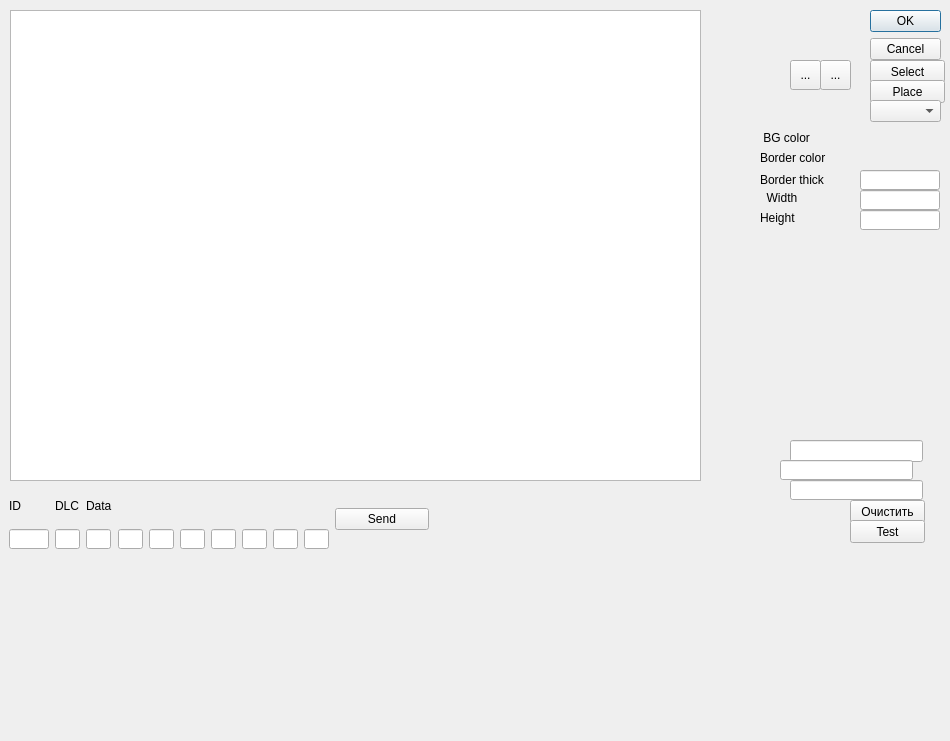
<?xml version="1.0" encoding="UTF-8"?>
<ui version="4.0">
 <class>Dial_lib</class>
 <widget class="QDialog" name="Dial_lib">
  <property name="geometry">
   <rect>
    <x>0</x>
    <y>0</y>
    <width>950</width>
    <height>741</height>
   </rect>
  </property>
  <property name="maximumSize">
   <size>
    <width>16777215</width>
    <height>16777215</height>
   </size>
  </property>
  <property name="font">
   <font>
    <pointsize>9</pointsize>
   </font>
  </property>
  <property name="windowTitle">
   <string>Dial_lib</string>
  </property>
  <property name="toolTipDuration">
   <number>0</number>
  </property>
  <widget class="QWidget" name="widget" native="true">
   <property name="geometry">
    <rect>
     <x>9</x>
     <y>489</y>
     <width>420</width>
     <height>60</height>
    </rect>
   </property>
   <property name="minimumSize">
    <size>
     <width>400</width>
     <height>60</height>
    </size>
   </property>
   <property name="maximumSize">
    <size>
     <width>500</width>
     <height>60</height>
    </size>
   </property>
   <layout class="QHBoxLayout" name="horizontalLayout">
    <item>
     <layout class="QGridLayout" name="gridLayout">
      <item row="1" column="3">
       <widget class="QLineEdit" name="lineEdit_dat1">
        <property name="maximumSize">
         <size>
          <width>25</width>
          <height>20</height>
         </size>
        </property>
       </widget>
      </item>
      <item row="1" column="2">
       <widget class="QLineEdit" name="lineEdit_dat0">
        <property name="minimumSize">
         <size>
          <width>10</width>
          <height>10</height>
         </size>
        </property>
        <property name="maximumSize">
         <size>
          <width>25</width>
          <height>20</height>
         </size>
        </property>
       </widget>
      </item>
      <item row="1" column="6">
       <widget class="QLineEdit" name="lineEdit_dat4">
        <property name="maximumSize">
         <size>
          <width>25</width>
          <height>20</height>
         </size>
        </property>
       </widget>
      </item>
      <item row="1" column="1">
       <widget class="QLineEdit" name="lineEdit_DLC">
        <property name="maximumSize">
         <size>
          <width>25</width>
          <height>20</height>
         </size>
        </property>
       </widget>
      </item>
      <item row="1" column="8">
       <widget class="QLineEdit" name="lineEdit_dat6">
        <property name="maximumSize">
         <size>
          <width>25</width>
          <height>20</height>
         </size>
        </property>
       </widget>
      </item>
      <item row="1" column="9">
       <widget class="QLineEdit" name="lineEdit_dat7">
        <property name="maximumSize">
         <size>
          <width>25</width>
          <height>20</height>
         </size>
        </property>
       </widget>
      </item>
      <item row="1" column="0">
       <widget class="QLineEdit" name="lineEdit_ID">
        <property name="maximumSize">
         <size>
          <width>40</width>
          <height>20</height>
         </size>
        </property>
       </widget>
      </item>
      <item row="1" column="4">
       <widget class="QLineEdit" name="lineEdit_dat2">
        <property name="maximumSize">
         <size>
          <width>25</width>
          <height>20</height>
         </size>
        </property>
       </widget>
      </item>
      <item row="1" column="7">
       <widget class="QLineEdit" name="lineEdit_dat5">
        <property name="maximumSize">
         <size>
          <width>25</width>
          <height>20</height>
         </size>
        </property>
       </widget>
      </item>
      <item row="1" column="5">
       <widget class="QLineEdit" name="lineEdit_dat3">
        <property name="maximumSize">
         <size>
          <width>25</width>
          <height>20</height>
         </size>
        </property>
       </widget>
      </item>
      <item row="0" column="0">
       <widget class="QLabel" name="label_id">
        <property name="text">
         <string>ID</string>
        </property>
       </widget>
      </item>
      <item row="0" column="1">
       <widget class="QLabel" name="label_dlc">
        <property name="text">
         <string>DLC</string>
        </property>
       </widget>
      </item>
      <item row="0" column="2">
       <widget class="QLabel" name="label_data">
        <property name="text">
         <string>Data</string>
        </property>
       </widget>
      </item>
     </layout>
    </item>
    <item>
     <widget class="QPushButton" name="pushButton_send_can">
      <property name="text">
       <string>Send</string>
      </property>
     </widget>
    </item>
   </layout>
  </widget>
  <widget class="WorkplaceView" name="graphicsView">
   <property name="geometry">
    <rect>
     <x>10</x>
     <y>10</y>
     <width>691</width>
     <height>471</height>
    </rect>
   </property>
  </widget>
  <widget class="QLineEdit" name="lineEdit_addr">
   <property name="geometry">
    <rect>
     <x>790</x>
     <y>440</y>
     <width>133</width>
     <height>22</height>
    </rect>
   </property>
   <property name="font">
    <font>
     <pointsize>10</pointsize>
    </font>
   </property>
  </widget>
  <widget class="QLineEdit" name="lineEdit_wr_dat">
   <property name="geometry">
    <rect>
     <x>790</x>
     <y>480</y>
     <width>133</width>
     <height>20</height>
    </rect>
   </property>
  </widget>
  <widget class="QLineEdit" name="lineEdit_count">
   <property name="geometry">
    <rect>
     <x>780</x>
     <y>460</y>
     <width>133</width>
     <height>20</height>
    </rect>
   </property>
  </widget>
  <widget class="QPushButton" name="pushButton_clear">
   <property name="geometry">
    <rect>
     <x>850</x>
     <y>500</y>
     <width>75</width>
     <height>23</height>
    </rect>
   </property>
   <property name="text">
    <string>Очистить</string>
   </property>
  </widget>
  <widget class="QPushButton" name="pushButton_test">
   <property name="geometry">
    <rect>
     <x>850</x>
     <y>520</y>
     <width>75</width>
     <height>23</height>
    </rect>
   </property>
   <property name="text">
    <string>Test</string>
   </property>
  </widget>
  <widget class="QDialogButtonBox" name="buttonBox">
   <property name="geometry">
    <rect>
     <x>870</x>
     <y>10</y>
     <width>71</width>
     <height>50</height>
    </rect>
   </property>
   <property name="sizePolicy">
    <sizepolicy hsizetype="Expanding" vsizetype="Expanding">
     <horstretch>0</horstretch>
     <verstretch>0</verstretch>
    </sizepolicy>
   </property>
   <property name="maximumSize">
    <size>
     <width>16777215</width>
     <height>50</height>
    </size>
   </property>
   <property name="orientation">
    <enum>Qt::Vertical</enum>
   </property>
   <property name="standardButtons">
    <set>QDialogButtonBox::Cancel|QDialogButtonBox::Ok</set>
   </property>
  </widget>
  <widget class="QPushButton" name="butt_select">
   <property name="geometry">
    <rect>
     <x>870</x>
     <y>60</y>
     <width>75</width>
     <height>23</height>
    </rect>
   </property>
   <property name="text">
    <string>Select</string>
   </property>
  </widget>
  <widget class="QPushButton" name="butt_place">
   <property name="geometry">
    <rect>
     <x>870</x>
     <y>80</y>
     <width>75</width>
     <height>23</height>
    </rect>
   </property>
   <property name="text">
    <string>Place</string>
   </property>
  </widget>
  <widget class="QComboBox" name="comboBox_item">
   <property name="geometry">
    <rect>
     <x>870</x>
     <y>100</y>
     <width>71</width>
     <height>22</height>
    </rect>
   </property>
   <property name="font">
    <font>
     <pointsize>10</pointsize>
    </font>
   </property>
  </widget>
  <widget class="QToolButton" name="butOpen">
   <property name="geometry">
    <rect>
     <x>790</x>
     <y>60</y>
     <width>31</width>
     <height>30</height>
    </rect>
   </property>
   <property name="text">
    <string>...</string>
   </property>
   <property name="icon">
    <iconset resource="../win_snail.qrc">
     <normaloff>:/icons/load.png</normaloff>:/icons/load.png</iconset>
   </property>
   <property name="iconSize">
    <size>
     <width>24</width>
     <height>24</height>
    </size>
   </property>
  </widget>
  <widget class="QToolButton" name="butSave">
   <property name="geometry">
    <rect>
     <x>820</x>
     <y>60</y>
     <width>31</width>
     <height>30</height>
    </rect>
   </property>
   <property name="text">
    <string>...</string>
   </property>
   <property name="icon">
    <iconset resource="../win_snail.qrc">
     <normaloff>:/icons/save.png</normaloff>:/icons/save.png</iconset>
   </property>
   <property name="iconSize">
    <size>
     <width>24</width>
     <height>24</height>
    </size>
   </property>
  </widget>
  <widget class="ColorLabel" name="BorderColor">
   <property name="geometry">
    <rect>
     <x>850</x>
     <y>150</y>
     <width>91</width>
     <height>20</height>
    </rect>
   </property>
   <property name="text">
    <string/>
   </property>
  </widget>
  <widget class="ColorLabel" name="BGcolor">
   <property name="geometry">
    <rect>
     <x>850</x>
     <y>130</y>
     <width>91</width>
     <height>20</height>
    </rect>
   </property>
   <property name="text">
    <string/>
   </property>
  </widget>
  <widget class="QLabel" name="labelWidth">
   <property name="geometry">
    <rect>
     <x>760</x>
     <y>190</y>
     <width>61</width>
     <height>16</height>
    </rect>
   </property>
   <property name="text">
    <string>  Width</string>
   </property>
  </widget>
  <widget class="param_ed" name="item_height">
   <property name="geometry">
    <rect>
     <x>860</x>
     <y>210</y>
     <width>80</width>
     <height>20</height>
    </rect>
   </property>
   <property name="maximumSize">
    <size>
     <width>80</width>
     <height>20</height>
    </size>
   </property>
   <property name="maximumSize1" stdset="0">
    <size>
     <width>50</width>
     <height>20</height>
    </size>
   </property>
  </widget>
  <widget class="QLabel" name="labelBorderThick">
   <property name="geometry">
    <rect>
     <x>760</x>
     <y>170</y>
     <width>71</width>
     <height>20</height>
    </rect>
   </property>
   <property name="text">
    <string>Border thick</string>
   </property>
  </widget>
  <widget class="QLabel" name="labelHight">
   <property name="geometry">
    <rect>
     <x>760</x>
     <y>210</y>
     <width>71</width>
     <height>16</height>
    </rect>
   </property>
   <property name="text">
    <string>Height</string>
   </property>
  </widget>
  <widget class="QLabel" name="labelBGColor">
   <property name="geometry">
    <rect>
     <x>760</x>
     <y>130</y>
     <width>71</width>
     <height>16</height>
    </rect>
   </property>
   <property name="text">
    <string> BG color</string>
   </property>
  </widget>
  <widget class="param_ed" name="item_width">
   <property name="geometry">
    <rect>
     <x>860</x>
     <y>190</y>
     <width>80</width>
     <height>20</height>
    </rect>
   </property>
   <property name="maximumSize">
    <size>
     <width>80</width>
     <height>20</height>
    </size>
   </property>
   <property name="maximumSize1" stdset="0">
    <size>
     <width>50</width>
     <height>20</height>
    </size>
   </property>
  </widget>
  <widget class="param_ed" name="item_border_thick">
   <property name="geometry">
    <rect>
     <x>860</x>
     <y>170</y>
     <width>80</width>
     <height>20</height>
    </rect>
   </property>
   <property name="maximumSize">
    <size>
     <width>80</width>
     <height>20</height>
    </size>
   </property>
   <property name="maximumSize1" stdset="0">
    <size>
     <width>50</width>
     <height>20</height>
    </size>
   </property>
  </widget>
  <widget class="QLabel" name="labelBorderColor">
   <property name="geometry">
    <rect>
     <x>760</x>
     <y>150</y>
     <width>81</width>
     <height>16</height>
    </rect>
   </property>
   <property name="text">
    <string>Border color</string>
   </property>
  </widget>
 </widget>
 <customwidgets>
  <customwidget>
   <class>WorkplaceView</class>
   <extends>QGraphicsView</extends>
   <header location="global">workplaceview.h</header>
  </customwidget>
  <customwidget>
   <class>ColorLabel</class>
   <extends>QLabel</extends>
   <header>colorlabel.h</header>
  </customwidget>
  <customwidget>
   <class>param_ed</class>
   <extends>QLineEdit</extends>
   <header location="global">param_ed.h</header>
  </customwidget>
 </customwidgets>
 <resources>
  <include location="../win_snail.qrc"/>
 </resources>
 <connections>
  <connection>
   <sender>buttonBox</sender>
   <signal>accepted()</signal>
   <receiver>Dial_lib</receiver>
   <slot>accept()</slot>
   <hints>
    <hint type="sourcelabel">
     <x>340</x>
     <y>70</y>
    </hint>
    <hint type="destinationlabel">
     <x>157</x>
     <y>274</y>
    </hint>
   </hints>
  </connection>
  <connection>
   <sender>buttonBox</sender>
   <signal>rejected()</signal>
   <receiver>Dial_lib</receiver>
   <slot>reject()</slot>
   <hints>
    <hint type="sourcelabel">
     <x>366</x>
     <y>70</y>
    </hint>
    <hint type="destinationlabel">
     <x>286</x>
     <y>274</y>
    </hint>
   </hints>
  </connection>
  <connection>
   <sender>pushButton_clear</sender>
   <signal>clicked()</signal>
   <receiver>Dial_lib</receiver>
   <slot>clear_textEdit()</slot>
   <hints>
    <hint type="sourcelabel">
     <x>384</x>
     <y>330</y>
    </hint>
    <hint type="destinationlabel">
     <x>426</x>
     <y>367</y>
    </hint>
   </hints>
  </connection>
 </connections>
 <slots>
  <slot>slot_butt_rd()</slot>
  <slot>slot_butt_wr()</slot>
  <slot>clear_textEdit()</slot>
 </slots>
</ui>
